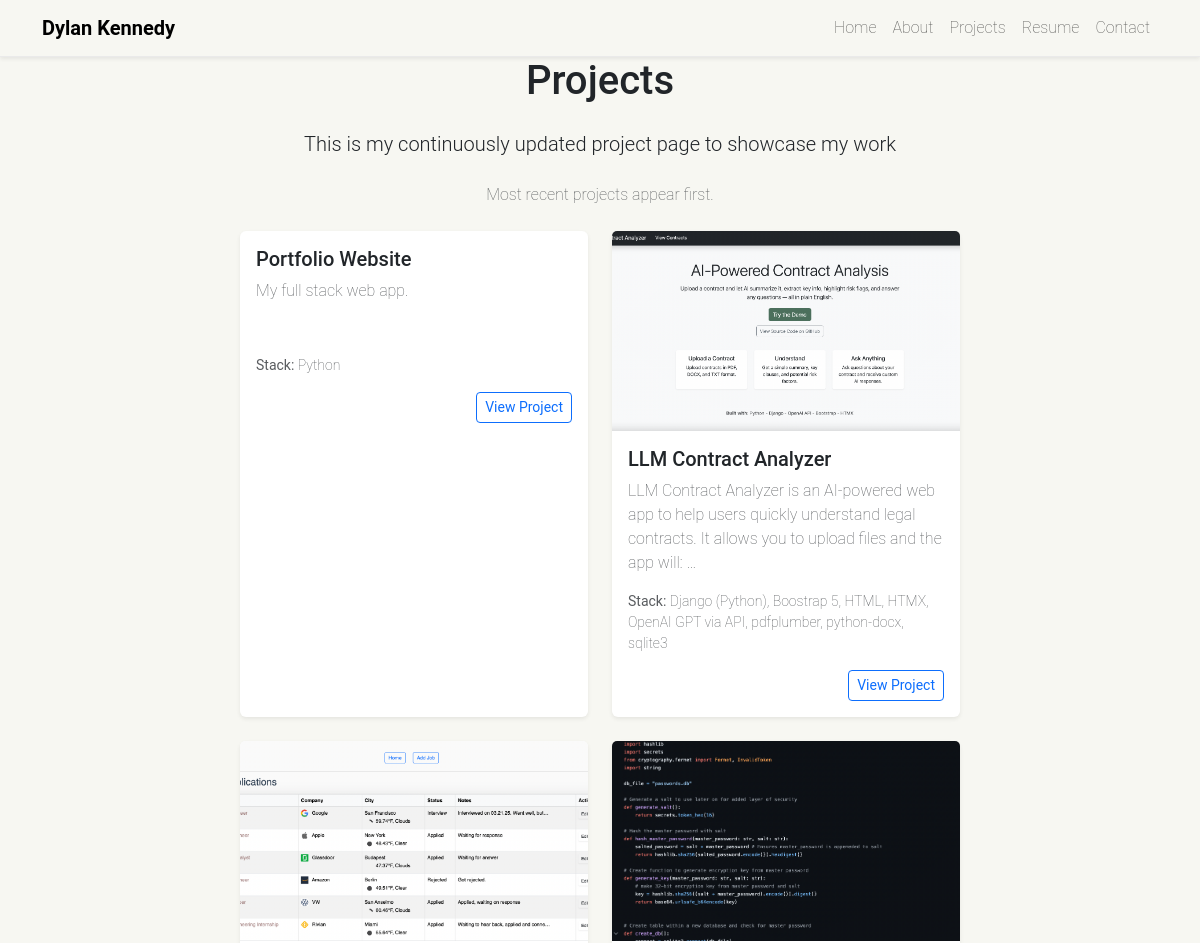
The app's page /projects/ (upper part), older data.
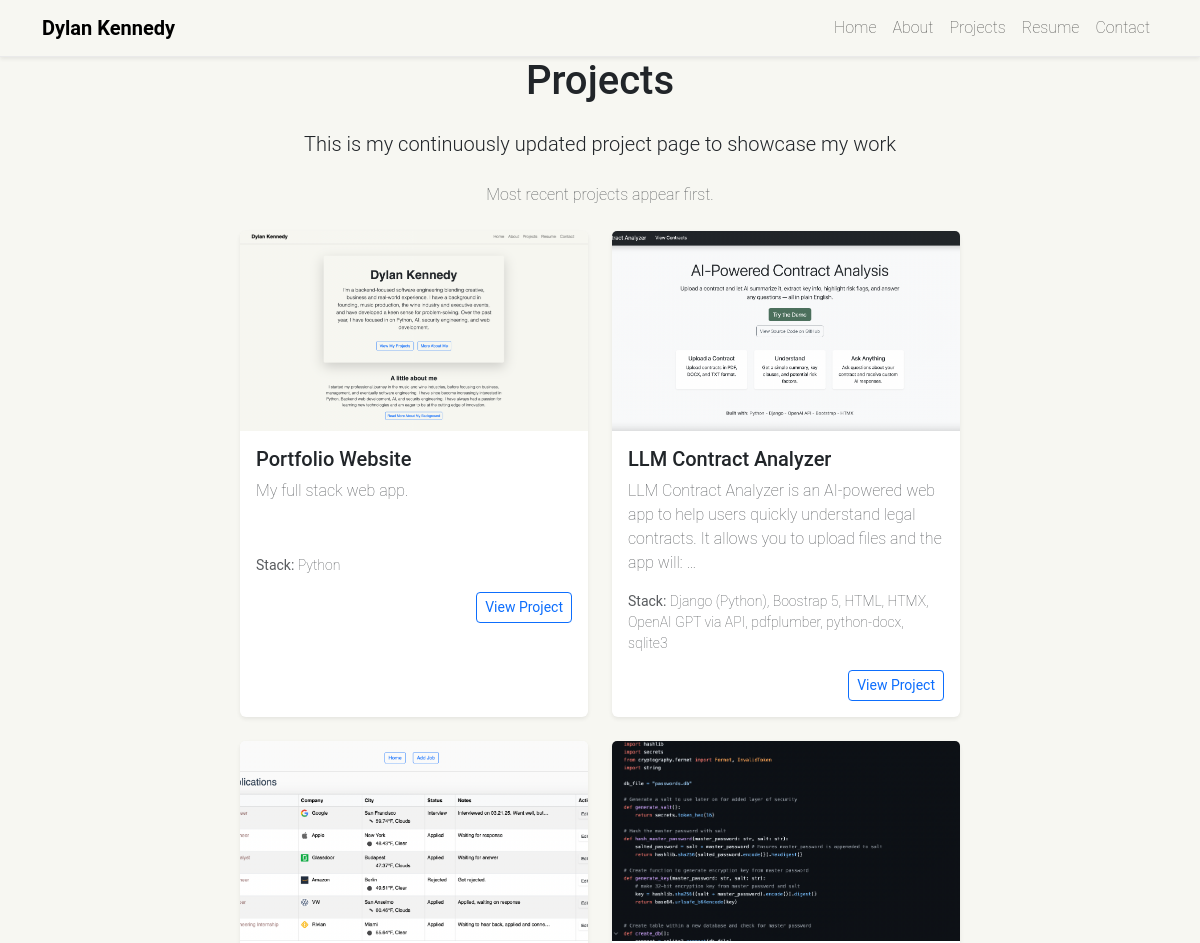
The same page, newer data.
### projects/models.py (models this page shows)
class Project(models.Model):
    title = models.CharField(max_length=100)
    description = models.TextField()
    tech_stack = models.CharField(max_length=200)
    github_link = models.URLField()
    live_demo_link = models.URLField(blank=True, null=True)
    image = models.ImageField(upload_to='project_images/', blank=True, null=True)
    is_featured = models.BooleanField(default=False)
    slug = models.SlugField(unique=True, blank=True)
    ordering_index = models.PositiveIntegerField(default=0)

### projects/views.py (the view)
# urls.py: path('', views.project_list, name='project_list'),
def project_list(request):
    projects = Project.objects.all().order_by('ordering_index')
    return render(request, 'projects/project_list.html', {'projects': projects})

### templates/projects/project_list.html (shortened to what this page needs)
{% extends "base.html" %}
{% block content %}
  <h1 class="mb-4 text-center">Projects</h1>
  <p class="lead mb-4 text-center">This is my continuously updated project page to showcase my work</p>
  <p class="text-center text-muted mb-4">Most recent projects appear first.</p>
  <div class="row row-cols-1 row-cols-md-2 g-4">
    {% for project in projects %}
      <div class="col">
        <div class="card h-100 shadow-sm border-0">
          <a href="{% url 'project_detail' project.slug %}" class="text-decoration-none text-dark">
            {% if project.image %}
              <img src="{{ project.image.url }}" class="card-img-top" alt="{{ project.title }}" style="height: 200px; object-fit: cover;">
            {% endif %}
            <div class="card-body d-flex flex-column">
              <h5 class="card-title">{{ project.title }}</h5>
              {% if project.description %}
                <p class="card-text text-muted" style="min-height: 60px;">
                  {{ project.description|truncatewords:25 }}
                </p>
              {% endif %}
              <p class="text-muted small mb-3"><strong>Stack:</strong> {{ project.tech_stack }}</p>
              <div class="mt-auto text-end">
                <span class="btn btn-sm btn-outline-primary">View Project</span>
              </div>
            </div>
          </a>
        </div>
      </div>
    {% endfor %}
  </div>
{% endblock %}

### templates/base.html (shortened to what this page needs)
{% load static %}
<!DOCTYPE html>
<html lang="en">
<head>
  <link href="https://cdn.jsdelivr.net/npm/bootstrap@5.3.3/dist/css/bootstrap.min.css" rel="stylesheet">
  <link rel="stylesheet" href="{% static 'css/styles.css' %}">
</head>
<body>
  <nav class="navbar navbar-expand-lg navbar-light navbar-custom sticky-top shadow-sm">
    <div class="container">
      <a class="navbar-brand fw-bold" href="{% url 'home' %}">Dylan Kennedy</a>
      <div class="collapse navbar-collapse justify-content-end" id="navbarContent">
        <ul class="navbar-nav">
          <li class="nav-item"><a class="nav-link" href="{% url 'home' %}">Home</a></li>
          <li class="nav-item"><a class="nav-link" href="{% url 'about' %}">About</a></li>
          <li class="nav-item"><a class="nav-link" href="{% url 'project_list' %}">Projects</a></li>
          <li class="nav-item"><a class="nav-link" href="{% url 'resume' %}">Resume</a></li>
          <li class="nav-item"><a class="nav-link" href="{% url 'contact' %}">Contact</a></li>
        </ul>
      </div>
    </div>
  </nav>
  <main class="flex-fill d-flex justify-content-center">
    <div class="content-container" style="max-width: 720px;">
    {% block content %}{% endblock %}
    </div>
  </main>
</body>
</html>

### static/css/styles.css (style rules this page uses)
body { font-family: 'Roboto', sans-serif; background-color: #F7F7F2; font-weight: 200; }
.navbar-custom { background-color: #F7F7F2; border-bottom: 1px solid #eaeaea; }
a { text-decoration: none; color: #0d6efd; }
.card-text { min-height: 80px; }
.card-img-top { transition: transform 0.3s ease; }

Row changes from the older to the newer data that the page shows:
changed Project "Portfolio Website": image: picture added
